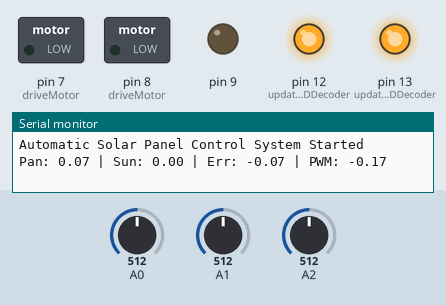
Simulated run of this sketch. Board: Arduino Uno, built with avr-gcc and run on an emulated ATmega328P. On the bench: switched loads named in the sketch (green lamp = pin HIGH), output pins drawn as LEDs (lit = HIGH), the last lines printed to the serial monitor. Inputs (shaded band) come from the test bench; at power-on: A0 = 512, A1 = 512, A2 = 512.

Above: at 1.2 s.
1.3 s: A0 set to 530
At 2.4 s:
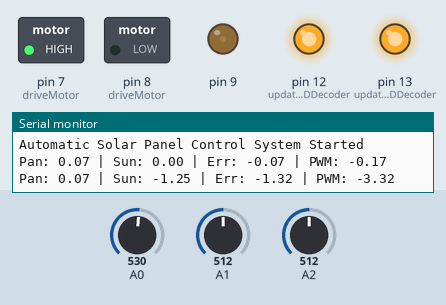
2.8 s: A1 set to 531
At 3.1 s:
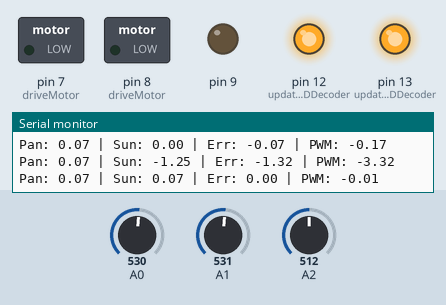
4.3 s: A2 set to 532
At 4.8 s:
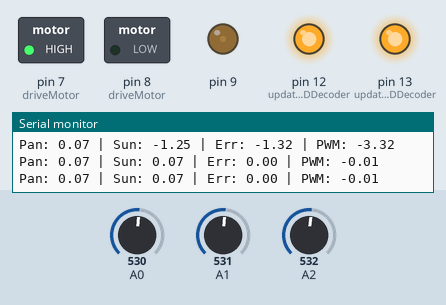
5.8 s: A2 set to 716
At 7.4 s:
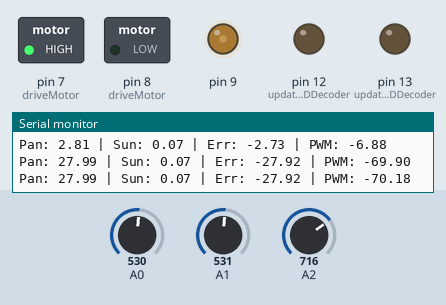
7.8 s: A1 set to 511
At 8.0 s:
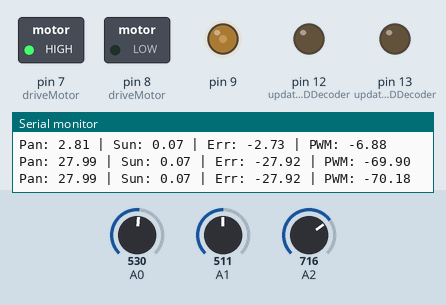
9.3 s: A0 set to 511
At 9.7 s:
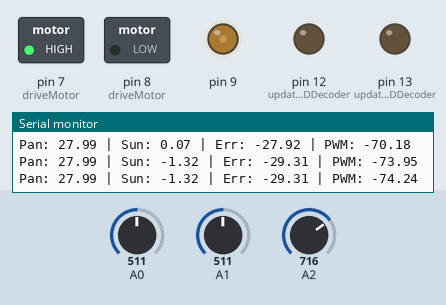
Timing chart, 0 to 11.8 s (numbered marks = the images above; inputs shaded):
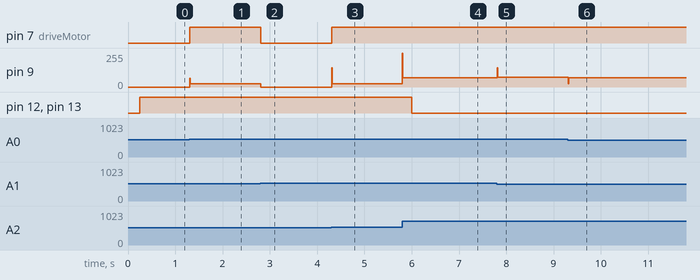

The sketch:

SolarPanelControl_Optimized.ino
```cpp
#include <Arduino.h>
#include <avr/io.h>
#include <math.h>

// ======================================================
// TASK 1 - AUTOMATIC SOLAR PANEL CONTROL SYSTEM
// Requirement-to-code map (useful for the report / video):
//   - Sun-angle formula from LDRs ..... updateLDRAngle()
//   - PID feedback loop ............... runPID()
//   - DC motor H-bridge drive ......... driveMotor()
//   - 4 LEDs on only 2 I/O pins ....... updateLEDDecoder()
//   - Serial telemetry ................ printData()
//   - Non-blocking scheduling .......... loop() + millis()
//   - Required loop frequencies:
//       LDR   -> 20 Hz  (50 ms)
//       PID   -> 100 Hz (10 ms)
//       LEDs  -> 4 Hz   (250 ms)
//       Print -> 1 Hz   (1000 ms)
// ======================================================

// ======================================================
// CONFIGURATION & CONSTANTS
// ======================================================

constexpr float KP = 2.5f;
constexpr float KI = 0.01f;
constexpr float KD = 0.5f;
constexpr float DT = 0.01f;   // must match PID_INTERVAL_MS (100 Hz)

constexpr unsigned long LDR_INTERVAL_MS   = 50;   // 20 Hz
constexpr unsigned long PID_INTERVAL_MS   = 10;   // 100 Hz
constexpr unsigned long LED_INTERVAL_MS   = 250;  // 4 Hz
constexpr unsigned long PRINT_INTERVAL_MS = 1000; // 1 Hz

constexpr float MAX_ANGLE = 70.0f;
constexpr float PULLDOWN_RESISTOR = 10000.0f;

// If the panel drives itself INTO a travel limit and stalls there
// (current angle locked at +/-70 with a large error that never shrinks,
// PWM saturated the same direction every cycle), the H-bridge polarity
// is mirrored relative to the feedback potentiometer. Flip this single
// constant to -1 to correct it instead of rewiring anything.
constexpr int MOTOR_DIR_SIGN = 1;

// ======================================================
// SYSTEM STATE & DATA STRUCTURES
// ======================================================

struct PIDController {
  float error = 0.0f;
  float integral = 0.0f;
  float previousError = 0.0f;
  float output = 0.0f;
} pid;

float targetAngle = 0.0f;
float currentAngle = 0.0f;

unsigned long prevLDRMillis   = 0;
unsigned long prevPIDMillis   = 0;
unsigned long prevLEDMillis   = 0;
unsigned long prevPrintMillis = 0;

// ======================================================
// FUNCTION DECLARATIONS
// ======================================================
uint16_t readADC(uint8_t channel);
float mapFloat(float x, float in_min, float in_max, float out_min, float out_max);
void setupHardware();
void driveMotor(float output);
void updateLDRAngle();
void runPID();
void updateLEDDecoder();
void printData();

// ======================================================
// MAIN LOOP
// ======================================================

void setup() {
  Serial.begin(9600);
  setupHardware();
  Serial.println("Automatic Solar Panel Control System Started");
}

void loop() {
  unsigned long currentMillis = millis();

  if (currentMillis - prevLDRMillis >= LDR_INTERVAL_MS) {
    prevLDRMillis = currentMillis;
    updateLDRAngle();
  }

  if (currentMillis - prevPIDMillis >= PID_INTERVAL_MS) {
    prevPIDMillis = currentMillis;
    runPID();
  }

  if (currentMillis - prevLEDMillis >= LED_INTERVAL_MS) {
    prevLEDMillis = currentMillis;
    updateLEDDecoder();
  }

  if (currentMillis - prevPrintMillis >= PRINT_INTERVAL_MS) {
    prevPrintMillis = currentMillis;
    printData();
  }
}

// ======================================================
// HARDWARE INITIALIZATION
// ======================================================

void setupHardware() {
  // Motor (L293D H-bridge) pins:
  // D9 (PB1) = ENA (PWM speed), D8 (PB0) = IN1, D7 (PD7) = IN2
  DDRB |= (1 << DDB1) | (1 << DDB0);
  DDRD |= (1 << DDD7);

  // LED decoder pins - only 2 I/O pins drive 4 LEDs via external OR/AND logic
  DDRB |= (1 << DDB5) | (1 << DDB4);

  PORTB &= ~((1 << PORTB5) | (1 << PORTB4) | (1 << PORTB0));
  PORTD &= ~(1 << PORTD7);

  // ADC: AVCC reference, /128 prescaler -> 125 kHz ADC clock
  ADMUX = (1 << REFS0);
  ADCSRA = (1 << ADEN) | (1 << ADPS2) | (1 << ADPS1) | (1 << ADPS0);

  // Timer1: Fast PWM 8-bit, non-inverting, prescaler /8 -> ~7.8 kHz on D9 (ENA)
  TCCR1A = (1 << COM1A1) | (1 << WGM10);
  TCCR1B = (1 << WGM12) | (1 << CS11);
  OCR1A = 0;
}

// ======================================================
// SENSOR & MATH LOGIC
// ======================================================

uint16_t readADC(uint8_t channel) {
  ADMUX = (1 << REFS0) | (channel & 0x07);
  ADCSRA |= (1 << ADSC);
  while (ADCSRA & (1 << ADSC));
  return ADC;
}

float mapFloat(float x, float in_min, float in_max, float out_min, float out_max) {
  return (x - in_min) * (out_max - out_min) / (in_max - in_min) + out_min;
}

void updateLDRAngle() {
  int rawLDR1 = constrain(readADC(0), 1, 1022); // A0 = LDR Left
  int rawLDR2 = constrain(readADC(1), 1, 1022); // A1 = LDR Right

  float R1 = PULLDOWN_RESISTOR * ((1023.0f / (float)rawLDR1) - 1.0f);
  float R2 = PULLDOWN_RESISTOR * ((1023.0f / (float)rawLDR2) - 1.0f);

  // theta = 70*(R1-R2)*1e4 / (2*R1*R2 + (R1+R2)*1e4)
  float numerator   = 70.0f * (R1 - R2) * 10000.0f;
  float denominator = (2.0f * R1 * R2) + ((R1 + R2) * 10000.0f);

  if (denominator != 0.0f) {
    targetAngle = constrain((numerator / denominator), -MAX_ANGLE, MAX_ANGLE);
  }
}

// ======================================================
// CONTROL SYSTEM
// ======================================================

void runPID() {
  int rawAngle = readADC(2); // A2 = panel position feedback pot
  currentAngle = mapFloat((float)rawAngle, 0.0f, 1023.0f, -MAX_ANGLE, MAX_ANGLE);

  pid.error = targetAngle - currentAngle;

  float P = KP * pid.error;

  // Anti-windup: stop accumulating the integral once last cycle's output was
  // already saturated and still pushing in the same direction as the error.
  bool saturated = (pid.output >= 255.0f && pid.error > 0.0f) ||
                   (pid.output <= -255.0f && pid.error < 0.0f);
  if (!saturated) {
    pid.integral += pid.error * DT;
    pid.integral = constrain(pid.integral, -100.0f, 100.0f);
  }
  float I = KI * pid.integral;

  float derivative = (pid.error - pid.previousError) / DT;
  float D = KD * derivative;

  pid.output = constrain((P + I + D), -255.0f, 255.0f);
  pid.previousError = pid.error;

  driveMotor(pid.output);
}

// ======================================================
// MOTOR DRIVER CONTROL (L293D / L298N)
// ======================================================

void driveMotor(float output) {
  output *= MOTOR_DIR_SIGN; // correct H-bridge polarity vs. feedback pot if needed

  if (fabsf(pid.error) < 0.8f) { // Deadband
    OCR1A = 0;
    PORTB &= ~(1 << PORTB0);
    PORTD &= ~(1 << PORTD7);
    return;
  }

  int pwmValue = constrain((int)fabsf(output), 25, 255);

  if (output > 0) {
    PORTB |= (1 << PORTB0);  // IN1 HIGH
    PORTD &= ~(1 << PORTD7); // IN2 LOW
    OCR1A = pwmValue;
  } else {
    PORTB &= ~(1 << PORTB0); // IN1 LOW
    PORTD |= (1 << PORTD7);  // IN2 HIGH
    OCR1A = pwmValue;
  }
}

// ======================================================
// PERIPHERALS & DEBUGGING
// ======================================================

void updateLEDDecoder() {
  // Thermometer code on 2 pins -> 4 LEDs via external OR (U1) / AND (U2) gates
  // err<5   -> A=1,B=1 (4 LEDs)   err<10  -> A=1,B=0 (3 LEDs)
  // err<15  -> A=0,B=1 (2 LEDs)   err>=15 -> A=0,B=0 (1 LED, the always-on baseline)
  float absError = fabsf(pid.error);
  bool A = false;
  bool B = false;

  if (absError < 5.0f)       { A = true;  B = true;  }
  else if (absError < 10.0f) { A = true;  B = false; }
  else if (absError < 15.0f) { A = false; B = true;  }

  PORTB &= ~((1 << PORTB5) | (1 << PORTB4));
  if (A) PORTB |= (1 << PORTB5);
  if (B) PORTB |= (1 << PORTB4);
}

void printData() {
  Serial.print("Pan: ");    Serial.print(currentAngle, 2);
  Serial.print(" | Sun: ");  Serial.print(targetAngle, 2);
  Serial.print(" | Err: ");  Serial.print(pid.error, 2);
  Serial.print(" | PWM: ");  Serial.println(pid.output, 2);
}
```

Measured:
- the behaviour switches between 522 and 523 on A0 (found by bisection; images 0 and 1)
- the behaviour switches between 519 and 520 on A1 (found by bisection; images 1 and 2)
- the behaviour switches between 517 and 518 on A2 (found by bisection; images 2 and 3)
- after the input at 1.3 s, pin 7 (driveMotor): LOW → HIGH at once; pin 9: 0/255 → 25/255 at once
- after the input at 2.8 s, pin 7 (driveMotor): HIGH → LOW at once; pin 9: 25/255 → 0/255 at once
- after the input at 4.3 s, pin 7 (driveMotor): LOW → HIGH at once; pin 9: 0/255 → 25/255 at once
- after the input at 5.8 s, pin 9: 25/255 → 69/255 at once, → 70/255 0.54 s later; pin 12 (updateLEDDecoder), pin 13 (updateLEDDecoder): HIGH → LOW after 0.20 s
- after the input at 7.8 s, pin 9: 70/255 → 73/255 at once, → 74/255 0.37 s later
- after the input at 9.3 s, pin 9: 74/255 → 70/255 at once
